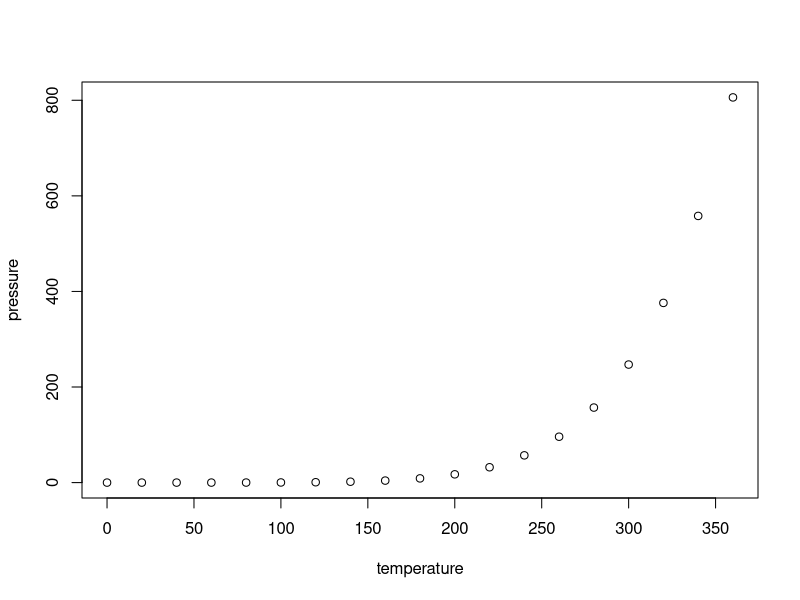
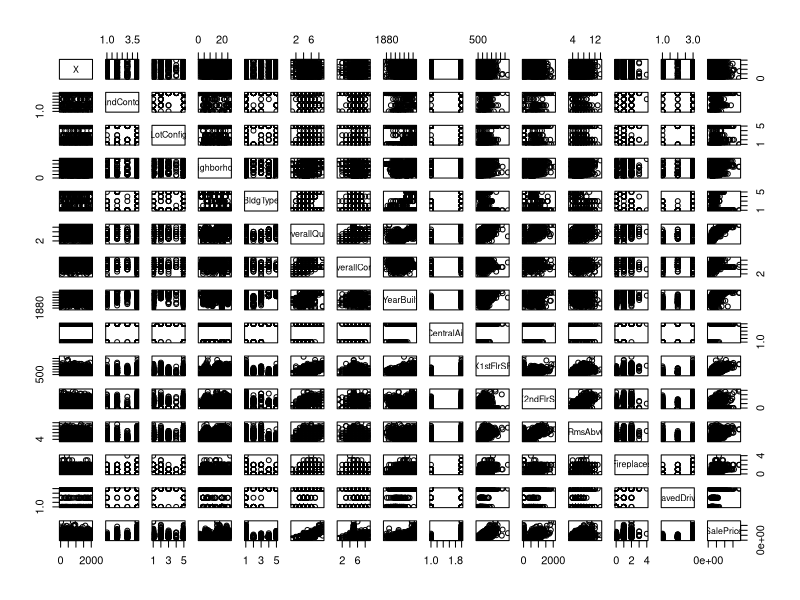

Source code (R) for these figures, in order:
## ---- chunk 1
knitr::opts_chunk$set(echo = TRUE)
## ---- chunk 2
summary(cars)
## ---- chunk 3
plot(pressure)
## ---- chunk 4
sessionInfo()
getwd()
## ---- chunk 5
processed_data <- read.csv("../data/processed/processed_data.csv")
## ---- chunk 6
library(tidyverse)

str(processed_data)
processed_data$LandContour <- factor(processed_data$LandContour)
processed_data$LotConfig <- factor(processed_data$LotConfig)
processed_data$Neighborhood <- factor(processed_data$Neighborhood)
processed_data$BldgType <- factor(processed_data$BldgType)
processed_data$OverallQual <- factor(processed_data$OverallQual)
processed_data$OverallCond <- factor(processed_data$OverallCond)
processed_data$CentralAir <- factor(processed_data$CentralAir)
processed_data$PavedDrive <- factor(processed_data$PavedDrive)

str(processed_data)
## ---- chunk 7
library(GGally)
library(ggplot2)

summary(processed_data)
plot(processed_data)

